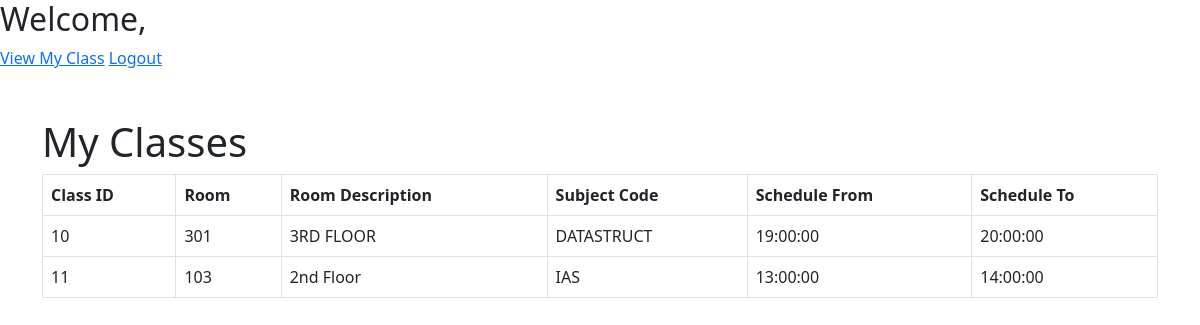
Screenshot of /view_my_class.php (signed in) with the database file from the repository.
### tables this page shows
CREATE TABLE `class` (
  `class_id` int(11) NOT NULL,
  `user_id` int(11) NOT NULL,
  `subject_id` int(11) DEFAULT NULL,
  `schedule_id` int(11) DEFAULT NULL,
  `room_id` int(11) NOT NULL
);

CREATE TABLE `room` (
  `room_id` int(11) NOT NULL,
  `user_id` int(11) NOT NULL,
  `room` varchar(100) NOT NULL,
  `roomDescription` text DEFAULT NULL,
  `class_id` int(11) DEFAULT NULL
);

CREATE TABLE `subjects` (
  `subject_id` int(11) NOT NULL,
  `subject_code` varchar(50) NOT NULL,
  `user_id` int(11) NOT NULL
);

CREATE TABLE `schedules` (
  `schedule_id` int(11) NOT NULL,
  `user_id` int(11) DEFAULT NULL,
  `schedule_from` time DEFAULT NULL,
  `schedule_to` time DEFAULT NULL
);

### view_my_class.php (the view, shortened to what this page needs)
<?php
include 'db.php';
$user_id = $_SESSION['id'];
$query = "
    SELECT
        class.class_id,
        room.room,
        room.roomDescription,
        subjects.subject_code,
        schedules.schedule_from,
        schedules.schedule_to
    FROM class
    INNER JOIN room ON class.room_id = room.room_id
    INNER JOIN subjects ON class.subject_id = subjects.subject_id
    INNER JOIN schedules ON class.schedule_id = schedules.schedule_id
    WHERE class.user_id = ?
";
$stmt = $userDB->prepare($query);
$stmt->bind_param("i", $user_id);
$stmt->execute();
$result = $stmt->get_result();
?>
<!DOCTYPE html>
<html lang="en">
<head>
    <link href="https://cdn.jsdelivr.net/npm/bootstrap@5.3.0/dist/css/bootstrap.min.css" rel="stylesheet">
</head>
<body>
    <div class="sidebar">
        <h2>Welcome, <?php echo htmlspecialchars($_SESSION['first_name']); ?></h2>
        <a href="view_my_class.php">View My Class</a>
        <a href="logout.php" class="logout">Logout</a>
    </div>
    <div class="container mt-5">
        <h1>My Classes</h1>
        <?php if ($result->num_rows > 0): ?>
            <table class="table table-bordered">
                <thead>
                    <tr>
                        <th>Class ID</th>
                        <th>Room</th>
                        <th>Room Description</th>
                        <th>Subject Code</th>
                        <th>Schedule From</th>
                        <th>Schedule To</th>
                    </tr>
                </thead>
                <tbody>
                    <?php while ($class = $result->fetch_assoc()): ?>
                        <tr>
                            <td><?php echo htmlspecialchars($class['class_id']); ?></td>
                            <td><?php echo htmlspecialchars($class['room']); ?></td>
                            <td><?php echo htmlspecialchars($class['roomDescription']); ?></td>
                            <td><?php echo htmlspecialchars($class['subject_code']); ?></td>
                            <td><?php echo htmlspecialchars($class['schedule_from']); ?></td>
                            <td><?php echo htmlspecialchars($class['schedule_to']); ?></td>
                        </tr>
                    <?php endwhile; ?>
                </tbody>
            </table>
        <?php else: ?>
            <p>No classes assigned.</p>
        <?php endif; ?>
    </div>
</body>
</html>

### rows the page displays
class: class_id "10", room.room "301", room.roomDescription "3RD FLOOR", subject.subject_code "DATASTRUCT", schedule.schedule_from "19:00:00", schedule.schedule_to "20:00:00"
class: class_id "11", room.room "103", room.roomDescription "2nd Floor", subject.subject_code "IAS", schedule.schedule_from "13:00:00", schedule.schedule_to "14:00:00"
